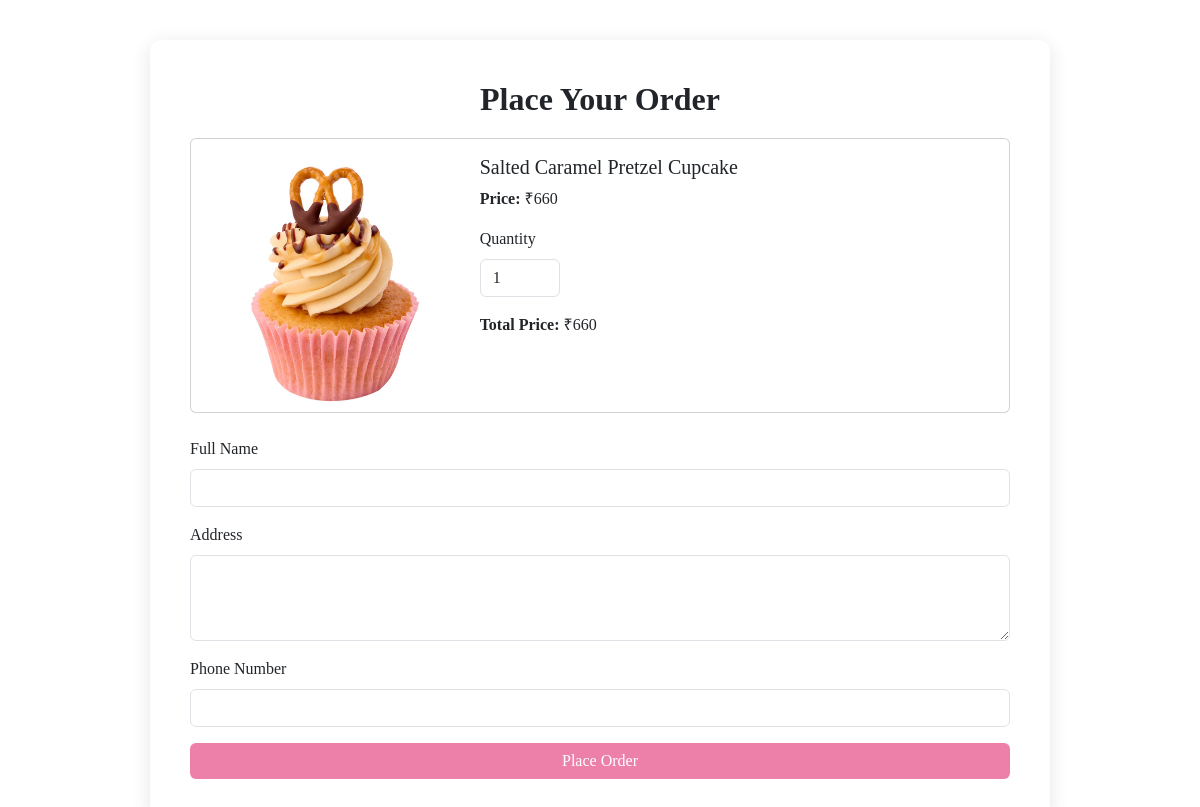
Page /address_page/3 (signed in) on the committed database.
### app/models.py (models this page shows, shortened)
class Cake(models.Model):
    name=models.CharField(max_length=100)
    price=models.IntegerField()
    img=models.FileField()
    colour=models.TextField()
    category=models.ForeignKey(Category,on_delete=models.CASCADE)
    description=models.TextField()

### app/views.py (the view, shortened to what this page needs)
# urls.py: path('address_page/<id>',views.address_page, name='address_page'),
def address_page(req, id):
    cake = Cake.objects.get(id=id)
    user = User.objects.get(username=req.session['user'])
    user_address = Address.objects.filter(user=user).order_by('-id').first()
    return render(req, 'user/order_details.html', {
        'cake': cake,
        'user_address': user_address
    })

### templates/user/order_details.html (shortened to what this page needs)
<!DOCTYPE html>
<html lang="en">
<head>
    <link href="https://cdn.jsdelivr.net/npm/bootstrap@5.3.0-alpha1/dist/css/bootstrap.min.css" rel="stylesheet">
</head>
<body>
<div class="container" data-aos="fade-up">
    <h2 class="text-center">Place Your Order</h2>
    <form method="POST">
        <div class="card mb-4">
            <div class="row g-0">
                <div class="col-md-4">
                    <img src="{{ cake.img.url }}" class="product-img" alt="{{ cake.name }}">
                </div>
                <div class="col-md-8">
                    <div class="card-body">
                        <h5 class="card-title">{{ cake.name }}</h5>
                        <p class="card-text"><strong>Price:</strong> ₹<span id="unit-price">{{ cake.price }}</span></p>
                        <div class="mb-3">
                            <label for="quantity" class="form-label">Quantity</label>
                            <input type="number" id="quantity" name="quantity" class="form-control quantity-input" value="1" min="1" required>
                        </div>
                        <p class="card-text"><strong>Total Price:</strong> ₹<span id="total-price">{{ cake.price }}</span></p>
                    </div>
                </div>
            </div>
        </div>
        <div class="mb-3">
            <label for="name" class="form-label">Full Name</label>
            <input type="text" id="name" name="name" class="form-control" required>
        </div>
        <div class="mb-3">
            <label for="address" class="form-label">Address</label>
            <textarea id="address" name="address" class="form-control" rows="3" required></textarea>
        </div>
        <div class="mb-3">
            <label for="phone_number" class="form-label">Phone Number</label>
            <input type="text" id="phone_number" name="phone_number" class="form-control" required
                   pattern="[0-9]{10}" maxlength="10" minlength="10" oninput="this.value = this.value.replace(/[^0-9]/g, '')">
        </div>
        <button type="submit" class="btn btn-primary w-100">Place Order</button>
    </form>
</div>
</body>
</html>

### templates/user/order_details.html (style rules this page uses)
body { background-color: white; font-family: "Playfair Display", serif; }
.container { max-width: 900px; background: #fff; padding: 40px; border-radius: 12px; box-shadow: 0 4px 20px rgba(0, 0, 0, 0.1); margin-top: 40px; }
h2, h4 { font-weight: 600; margin-bottom: 20px; }
.btn-primary { background-color: #ed80a8; border: none; }
.product-img { width: 100%; border-radius: 8px; }
.quantity-input { width: 80px; }

### rows in the picture
Cake: img (picture), name "Salted Caramel Pretzel Cupcake", price "660"
